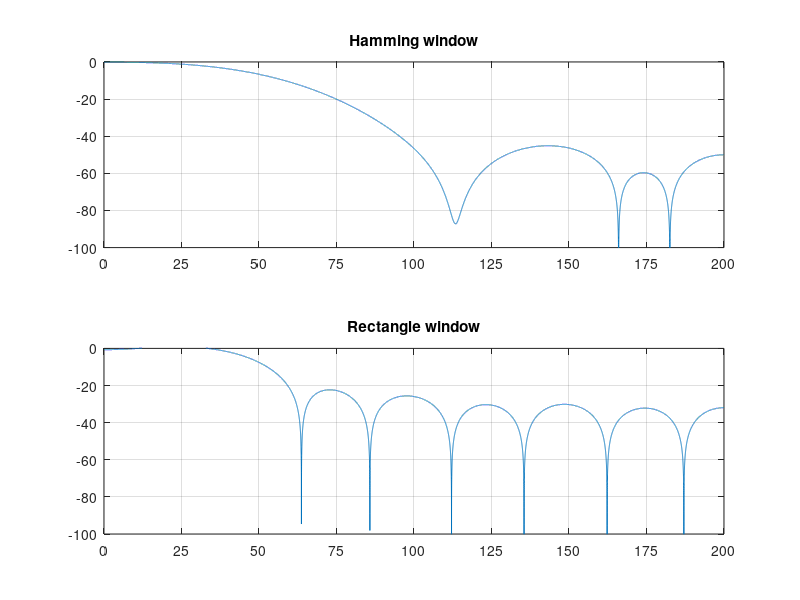

MATLAB code for this plot:
N = 15; FS = 400; fc = 50; Nfft = 2^16;
h1 = fir2(N-1,[0 50/(FS/2) 50/(FS/2) 100/(FS/2) 200/(FS/2)],[1 1  0.01 0.005 0] ,hamming(N));
h2 = fir2(N-1,[0 50/(FS/2) 50/(FS/2) 100/(FS/2) 200/(FS/2)],[1 1  0.01 0.005 0] ,rectwin(N));
f = FS/Nfft:FS/Nfft:FS/2;
Hf1 = 20*log10(abs(fft(h1,Nfft)));
Hf2 = 20*log10(abs(fft(h2,Nfft)));
figure('Name','frequency domain H(f)','NumberTitle','off');
subplot(2,1,1);
plot(f,Hf1(1:Nfft/2));
set(gca,'XTick',(0:25:200))
set(gca,'YTick',(-100:20:0))
ylim([-100 0]);
title('Hamming window');
grid on;
subplot(2,1,2);
plot(f,Hf2(1:Nfft/2));
title('Rectangle window');
ylim([min(Hf2) max(Hf2)]);
set(gca,'XTick',(0:25:200))
set(gca,'YTick',(-100:20:0))
ylim([-100 0]);
grid on;
